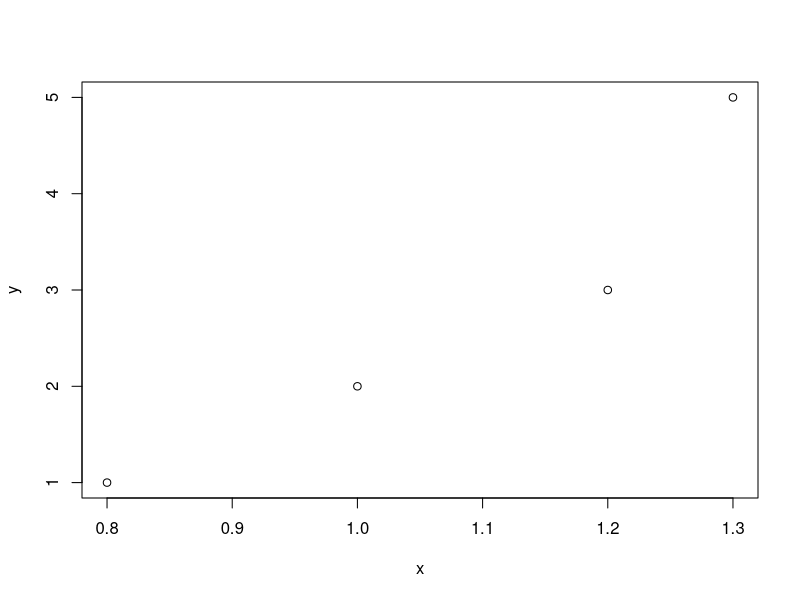

The R script that drew this image:
# Cuadrados minimos

y <- c(1, 2, 3, 5)
x <- c(0.8, 1, 1.2, 1.3)

plot(x, y)

sum_y <- sum(y)
sum_y
sum_x <- sum(x)
sum_x

sum_y_2 <- sum(y^2)
sum_y_2
sum_x_2 <- sum(x^2)
sum_x_2
sum_x_y <- sum(x*y)
sum_x_y

pred <- function (x) sum(x)/length(x)

pred_y <- pred(y)
pred_y
pred_x <- pred(x)
pred_x

mean_x <- mean(x)
mean_x

# varianza poblacion
variance <- function (x)   sum((x-mean(x))^2)/(length(x)-1)
var_y <- variance(y)
var_x <- variance(x)
var_x_y <- ((sum_x_y/4) - (pred_x * pred_y))
var_x_y
var_x

b <- var_x_y / var_x
a <- pred_y - b * pred_x

# Y = -5.0847 + 7.2881 * X

reg_lin <- lm(y ~ x)
reg_lin
summary(reg_lin)

# varianza muestral n -1 en vez de n
var_muestral <- var(x)

varianzaMuestral = var(x)
varianzaMuestral
desvTipicaMuestral = sd(x)

n <- length(x)
varianzaPoblacional=((n-1)/n)*varianzaMuestral
varianzaPoblacional
desvTipicaPoblacional=sqrt(varianzaPoblacional)
desvTipicaPoblacional
